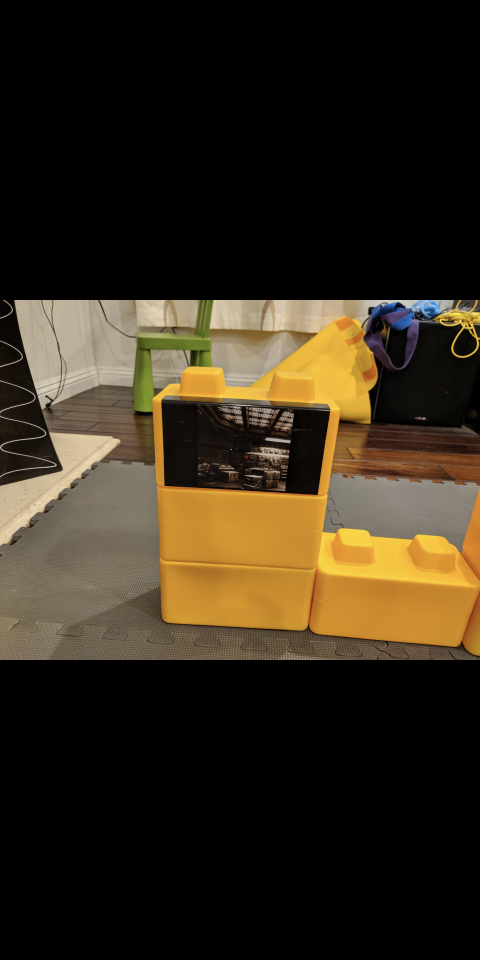
#> input picture opencv_py/test.png, 1440 x 2880 px (shown at 1/3 size)
$ python contours.py
#> lines starting #> are read from the running program, lines starting #| are printed output that depends on the picture; after the words box and inside, x2 and y2 are one past the last pixel; in counts of white or black regions, pixels touching at a corner belong together
#!/usr/bin/env python

'''
This program illustrates the use of findContours and drawContours.
The original image is put up along with the image of drawn contours.

Usage:
    contours.py
A trackbar is put up which controls the contour level from -3 to 3
'''

# Python 2/3 compatibility
from __future__ import print_function
import sys
PY3 = sys.version_info[0] == 3

if PY3:
    xrange = range

import numpy as np
import cv2 as cv

def make_image_():
    import sys

    if len(sys.argv)>1:
        fname = sys.argv[1]
    else :
        fname = 'lena.jpg'
        print("usage : python hist.py <image_file>")

    img = cv.imread("test.png", cv.IMREAD_COLOR)
#> img is the input picture: shape (2880, 1440, 3); mean B, G, R 26.2, 41.8, 51.5
    #img = cv.imread(cv.samples.findFile(fname))
    img = cv.cvtColor(img,cv.COLOR_BGR2GRAY)
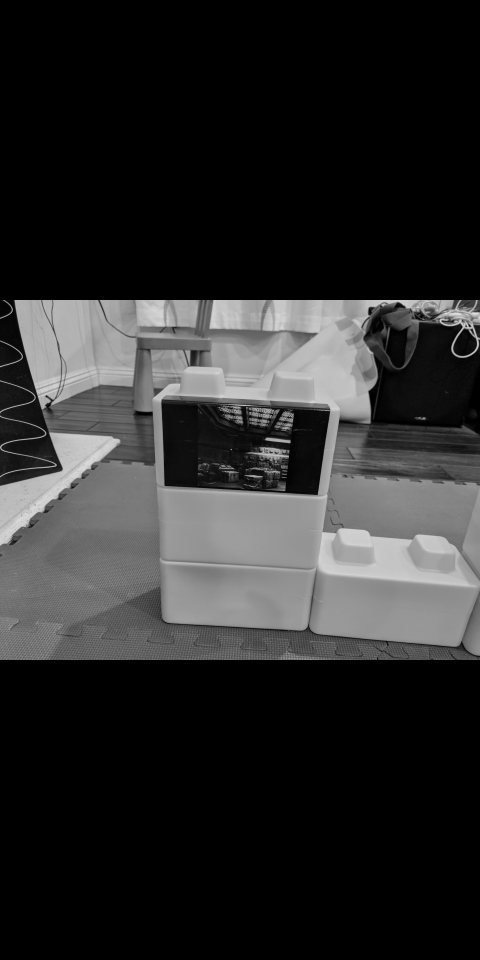
#> img: shape (2880, 1440) (shown at 1/3 size); min 0, max 255, mean 42.9
    height, width = img.shape[:2]
#> height = 2880; width = 1440
    img = cv.resize(img, (int(width / 2), int(height / 2)))  # Resize image
#> img: shape (1440, 720)
    return img
def make_image():
    img = np.zeros((500, 500), np.uint8)
    black, white = 0, 255
    for i in xrange(6):
        dx = int((i%2)*250 - 30)
        dy = int((i/2.)*150)

        if i == 0:
            for j in xrange(11):
                angle = (j+5)*np.pi/21
                c, s = np.cos(angle), np.sin(angle)
                x1, y1 = np.int32([dx+100+j*10-80*c, dy+100-90*s])
                x2, y2 = np.int32([dx+100+j*10-30*c, dy+100-30*s])
                cv.line(img, (x1, y1), (x2, y2), white)

        cv.ellipse( img, (dx+150, dy+100), (100,70), 0, 0, 360, white, -1 )
        cv.ellipse( img, (dx+115, dy+70), (30,20), 0, 0, 360, black, -1 )
        cv.ellipse( img, (dx+185, dy+70), (30,20), 0, 0, 360, black, -1 )
        cv.ellipse( img, (dx+115, dy+70), (15,15), 0, 0, 360, white, -1 )
        cv.ellipse( img, (dx+185, dy+70), (15,15), 0, 0, 360, white, -1 )
        cv.ellipse( img, (dx+115, dy+70), (5,5), 0, 0, 360, black, -1 )
        cv.ellipse( img, (dx+185, dy+70), (5,5), 0, 0, 360, black, -1 )
        cv.ellipse( img, (dx+150, dy+100), (10,5), 0, 0, 360, black, -1 )
        cv.ellipse( img, (dx+150, dy+150), (40,10), 0, 0, 360, black, -1 )
        cv.ellipse( img, (dx+27, dy+100), (20,35), 0, 0, 360, white, -1 )
        cv.ellipse( img, (dx+273, dy+100), (20,35), 0, 0, 360, white, -1 )
    return img

def main():
    img = make_image_()
    h, w = img.shape[:2]
#> h = 1440; w = 720

    contours0, hierarchy = cv.findContours( img.copy(), cv.RETR_TREE, cv.CHAIN_APPROX_SIMPLE)
#> contours0 = 67 contours, 61 with area under 20; largest, box (x1, y1, x2, y2) and area: (0, 450, 720, 990) 386967, (557, 628, 648, 639) 318, (555, 592, 564, 610) 84, (696, 623, 707, 636) 64, (655, 635, 669, 640) 31, (574, 550, 579, 560) 20
    contours = [cv.approxPolyDP(cnt, 3, True) for cnt in contours0]
#> contours = 67 contours, 63 with area under 20; largest, box (x1, y1, x2, y2) and area: (0, 450, 720, 990) 386983, (557, 630, 648, 637) 138, (555, 592, 564, 610) 70, (696, 623, 707, 636) 60

    def update(levels):
#> called with levels = 3
        vis = np.zeros((h, w, 3), np.uint8)
        levels = levels - 3
        cv.drawContours( vis, contours, (-1, 2)[levels <= 0], (128,255,255),
            3, cv.LINE_AA, hierarchy, abs(levels) )
        cv.imshow('contours', vis)
    update(3)
    cv.createTrackbar( "levels+3", "contours", 3, 7, update )
    cv.imshow('image', img)
    cv.waitKey()
    print('Done')


if __name__ == '__main__':
    print(__doc__)
    main()
    cv.destroyAllWindows()

$ run again, with opencv_py/screen.png copied over opencv_py/test.png
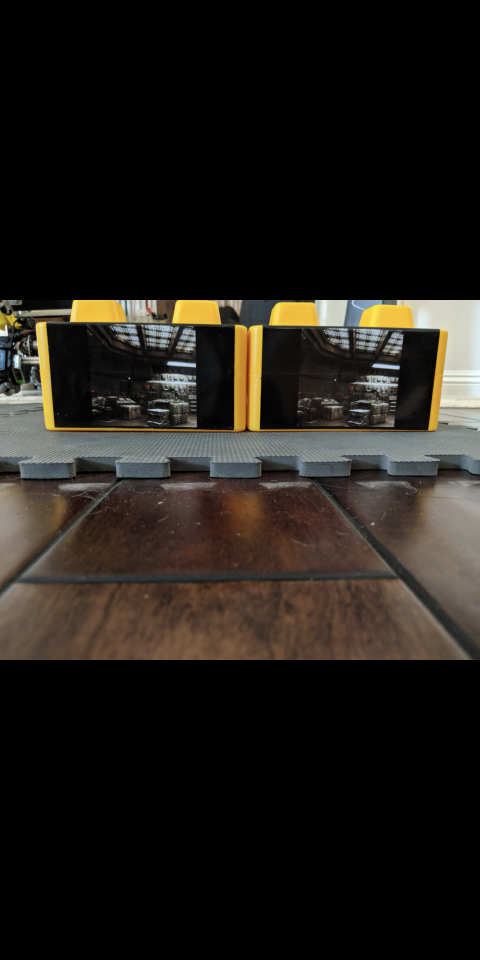
#> input picture opencv_py/screen.png, 1440 x 2880 px (shown at 1/3 size)
#> in make_image_, img is the input picture: shape (2880, 1440, 3); mean B, G, R 24.8, 29.7, 33.6
#> in make_image_, `img = cv.cvtColor(img,cv.COLOR_BGR2GRAY)`:
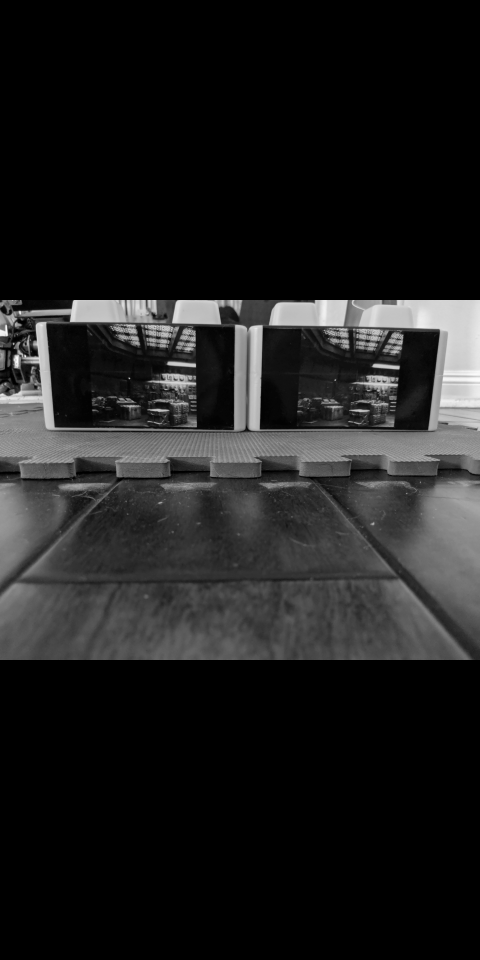
#> img: shape (2880, 1440) (shown at 1/3 size); min 0, max 255, mean 30.3
#> contours0 = 40 contours, 35 with area under 20; largest, box (x1, y1, x2, y2) and area: (0, 450, 720, 990) 387541, (114, 706, 147, 711) 76, (392, 705, 422, 709) 59, (260, 706, 287, 710) 54, (15, 562, 26, 577) 48
#> contours = 40 contours, 38 with area under 20; largest, box (x1, y1, x2, y2) and area: (0, 450, 720, 990) 387541, (16, 562, 25, 577) 27
